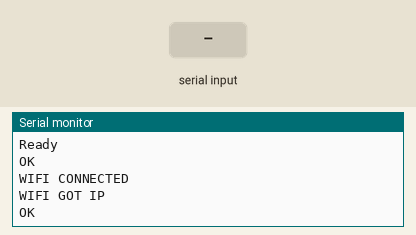
Bench run of a program on a simulated Arduino Mega 2560, built with avr-gcc and run on an emulated ATmega2560. On the bench: the last lines printed to the serial monitor. Inputs (shaded band) come from the test bench. Random numbers use the default seed unless the program sets one; the modem accepts every AT command (registered, SIM ready, sends succeed) and sends nothing else.

Above: at 17.2 s.
17.3 s: "1" received over the second serial link
At 19.9 s:
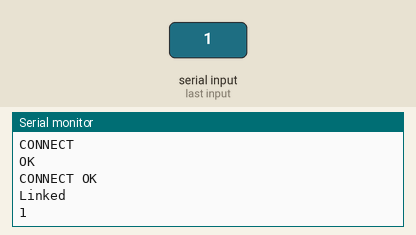
20.3 s: "0" received over the second serial link
At 21.4 s:
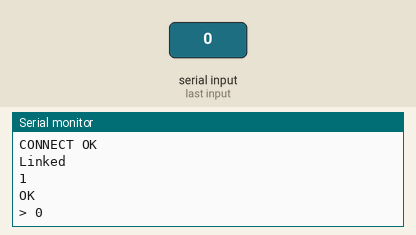

The program:

main.cpp
```cpp
#include <Arduino.h>
#include <SoftwareSerial.h>

#define st true
String content, post, com;

SoftwareSerial esp(10, 11);
// function dec
int getWaterLevel();
String sendData(String command, const int timeout, boolean debug);

void setup()
{
  Serial.begin(115200);
  Serial.begin(115200);
  esp.begin(115200);
  sendData("AT+RST\r\n", 10000, st);
  sendData("AT+CWMODE=3\r\n", 1000, st);
  sendData("AT+CWJAP=\"MonaConnect\",\"\"\r\n", 5000, st);
}

void loop()
{
  sendData("AT+CIPSTART=\"TCP\",\"10.22.12.97\",5000\r\n", 3000, st);
  content = "";
  content = "{	\"tank_id\": \"5\"" + String(", \"water_level\": ");
  content += String(getWaterLevel());
  content += String(" }");
  post = "";
  post = String("POST /tank HTTP/1.1\r\nHost: 10.22.12.97:5000\r\nContent-Type: application/json\r\nContent-Length: ");
  post += String(content.length());
  post += String("\r\n\r\n");
  post += content;
  post += String("\r\n\r\n");
  com = "";
  com = String("AT+CIPSEND=");
  com += post.length();
  com += String("\r\n");
  sendData(com, 2000, st);
  sendData(post, 5000, st);
  delay(2000);
}

int getWaterLevel()
{
  return random(10, 201);
}

String sendData(String command, const int timeout, boolean debug)
{
  String response = "";

  esp.print(command); // send the read character to the esp8266

  unsigned long int time = millis();

  while ((time + timeout) > millis())
  {
    while (esp.available())
    {

      // The esp has data so display its output to the serial window
      char c = esp.read(); // read the next character.
      response += c;
    }
  }

  if (debug)
  {
    Serial.print(response);
  }

  return response;
}
```

Measured:
- after the input at 17.3 s, the serial monitor: prints a new line after 1.7 s (image 1)
- after the input at 20.3 s, the serial monitor: prints a new line after 0.71 s (image 2)
